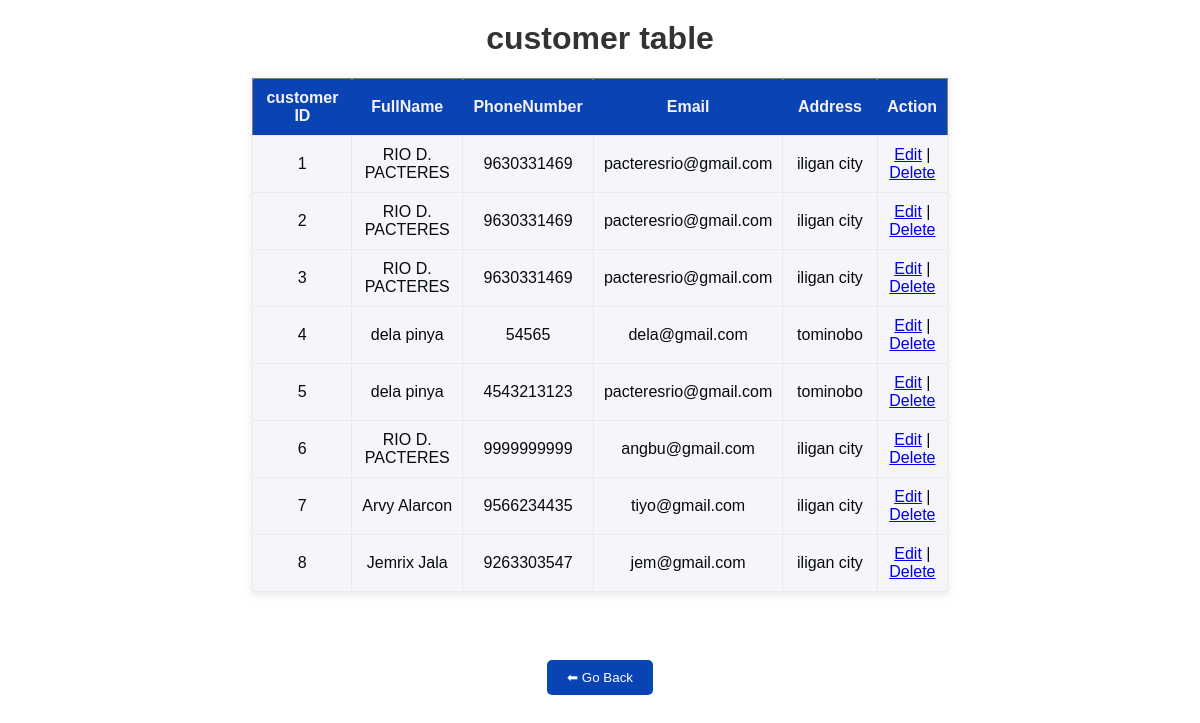
/customer.php, run on an earlier commit of the app's database.
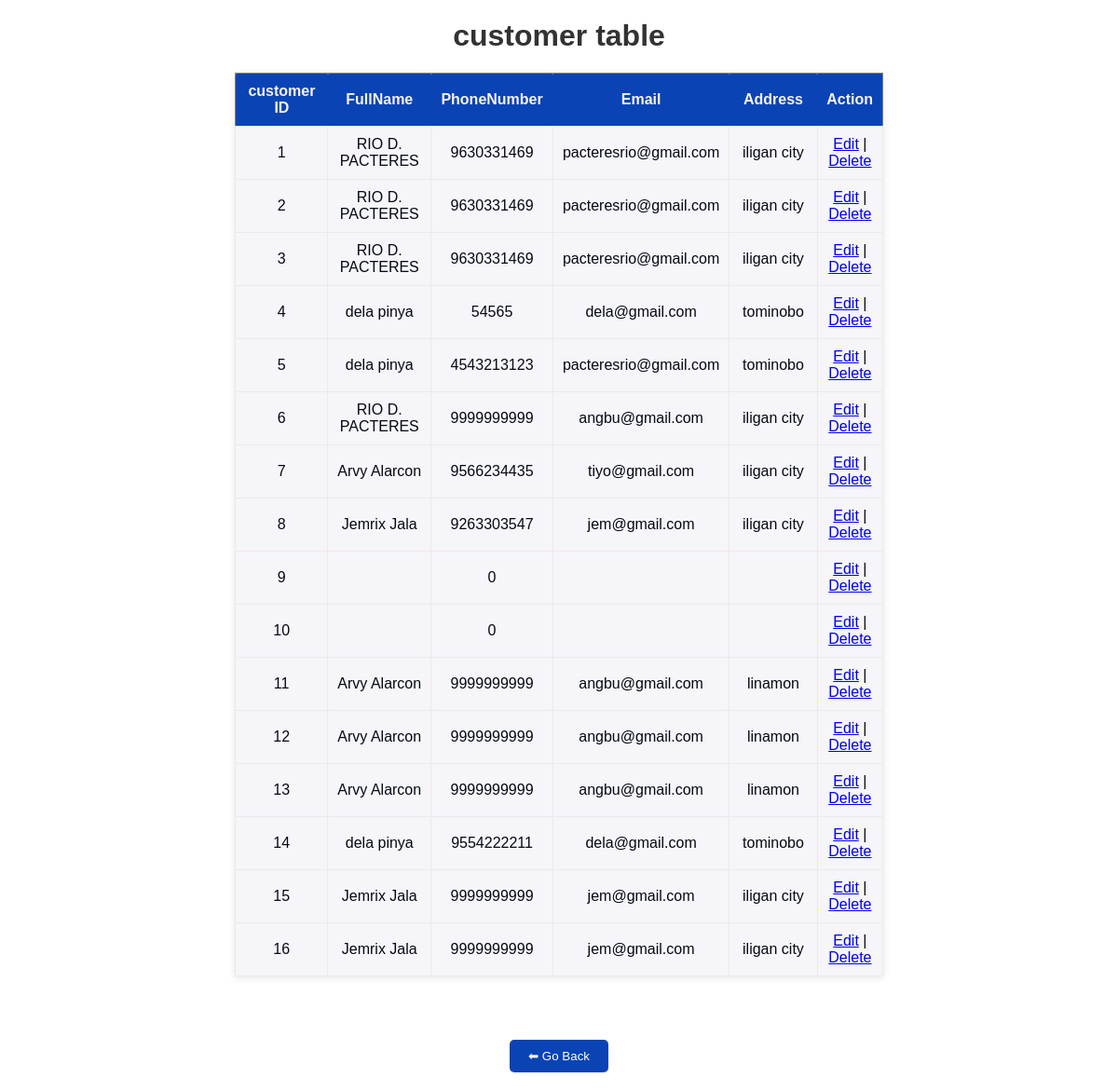
And on a later commit of the database.
### tables this page shows
CREATE TABLE `customer` (
  `Customer_ID` int(11) NOT NULL,
  `FullName` varchar(40) DEFAULT NULL,
  `PhoneNumber` decimal(10,0) DEFAULT NULL,
  `Email` varchar(40) DEFAULT NULL,
  `Address` varchar(40) DEFAULT NULL
);

### customer.php (the view, shortened to what this page needs)
<?php
include('database.php');
$sql = "SELECT * FROM customer";
$query = mysqli_query($conn, $sql);
if (mysqli_num_rows($query) > 0) {
    echo "<h1>customer table </h1>";
    echo "<table border='1'>";
    echo "<tr><th>customer ID</th><th>FullName</th><th>PhoneNumber</th><th>Email</th><th>Address</th><th>Action</th></tr>";
    while ($row = mysqli_fetch_assoc($query)) {
        echo "<tr>";
        echo "<td>".$row["Customer_ID"]."</td>";
        echo "<td>".$row["FullName"]."</td>";
        echo "<td>".$row["PhoneNumber"]."</td>";
        echo "<td>".$row["Email"]."</td>";
        echo "<td>".$row["Address"]."</td>";
        echo "<td>
        <a href='edit_customer.php?id=".$row['Customer_ID']."'>Edit</a> |
        <a href='delete_customer.php?id=".$row['Customer_ID']."'
           onclick=\"return confirm('⚠ Are you sure you want to delete this Customer? This action cannot be undone!');\">
           Delete
        </a>
      </td>";
        echo "</tr>";
    }
    echo "</table>";
} else {
    echo "No results found.<br>";
}
?>
<div style="text-align: center; margin-top: 20px;">
    <button
        onclick="window.history.back()"
        style="padding: 10px 20px;
               background-color: #0a43b4ff;
               color: white;
               border: none;
               border-radius: 5px;
               cursor: pointer;">
        ⬅ Go Back
    </button>
</div>

### database.php (style rules this page uses)
h1 { color: #333; }
table { border-collapse: collapse; width: 60%; margin-bottom: 30px; box-shadow: 0 2px 8px rgba(14, 3, 3, 0.1); margin-left: auto; margin-right: auto; }
th, td { border: 1px solid #faf0f0ff; padding: 10px; text-align: center; }
th { background-color: blue; color: white; background: white; border: none; color: #f7f2f2ff; outline: none; margin-left: 8px; width: 20%; font-size: 16px; padding: 10px; border-radius: 1px; background: #0a43b4ff; }

What changed in the data, as far as the page shows it:
added customer: Customer_ID "9", PhoneNumber "0"
added customer: Customer_ID "10", PhoneNumber "0"
added customer: Customer_ID "11", FullName "Arvy Alarcon", PhoneNumber "9999999999", Email "angbu@gmail.com", Address "linamon"
added customer: Customer_ID "12", FullName "Arvy Alarcon", PhoneNumber "9999999999", Email "angbu@gmail.com", Address "linamon"
added customer: Customer_ID "13", FullName "Arvy Alarcon", PhoneNumber "9999999999", Email "angbu@gmail.com", Address "linamon"
added customer: Customer_ID "14", FullName "dela pinya", PhoneNumber "9554222211", Email "dela@gmail.com", Address "tominobo"
added customer: Customer_ID "15", FullName "Jemrix Jala", PhoneNumber "9999999999", Email "jem@gmail.com", Address "iligan city"
added customer: Customer_ID "16", FullName "Jemrix Jala", PhoneNumber "9999999999", Email "jem@gmail.com", Address "iligan city"
